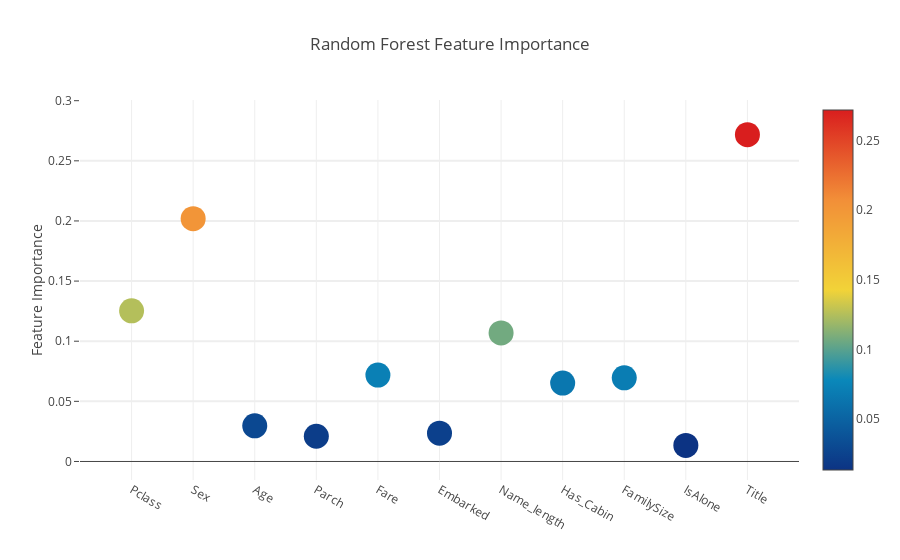

The notebook cell saved with this chart:
### Code cell
# Scatter plot
trace = go.Scatter(
    y = feature_dataframe['Random Forest feature importances'].values,
    x = feature_dataframe['features'].values,
    mode = 'markers',
    marker = dict(
        sizemode = 'diameter',
        sizeref = 1,
        size = 25,
        color = feature_dataframe['Random Forest feature importances'].values,
        colorscale='Portland',
        showscale=True
    ),
    text = feature_dataframe['features'].values
)
data = [trace]

layout = go.Layout(
    autosize = True,
    title = 'Random Forest Feature Importance',
    hovermode = 'closest',
    yaxis=dict(
        title='Feature Importance',
        ticklen=5,
        gridwidth=2
    ),
    showlegend=False
)
fig = go.Figure(data=data, layout=layout)
py.iplot(fig, filename='scatter2010')

### Figure 1 — Plotly figure (JSON) as saved in the notebook; plotly's stock layout.template omitted (floating-point values rounded to 4 significant figures)
{"data": [{"marker": {"color": [0.1253, 0.2019, 0.02961, 0.02098, 0.07185, 0.02354, 0.1069, 0.06521, 0.06953, 0.01338, 0.2718], "colorscale": "Portland", "showscale": true, "size": 25, "sizemode": "diameter", "sizeref": 1}, "mode": "markers", "text": ["Pclass", "Sex", "Age", "Parch", "Fare", "Embarked", "Name_length", "Has_Cabin", "FamilySize", "IsAlone", "Title"], "type": "scatter", "x": ["Pclass", "Sex", "Age", "Parch", "Fare", "Embarked", "Name_length", "Has_Cabin", "FamilySize", "IsAlone", "Title"], "y": [0.1253, 0.2019, 0.02961, 0.02098, 0.07185, 0.02354, 0.1069, 0.06521, 0.06953, 0.01338, 0.2718]}], "layout": {"autosize": true, "hovermode": "closest", "showlegend": false, "title": "Random Forest Feature Importance", "yaxis": {"gridwidth": 2, "ticklen": 5, "title": "Feature Importance"}}}
